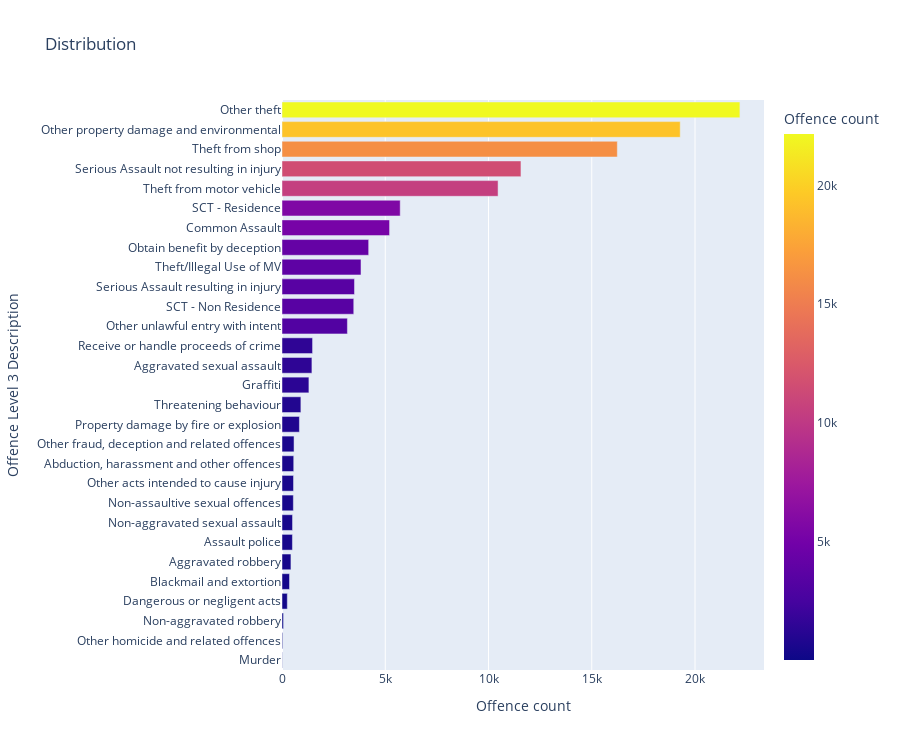

The code cell stored with this chart in its notebook:
### Markdown cell above
INSIGHTS
- FOUR most common offences are
  1) THEFT AND RELATED OFFENCES (45.4%)
  2) PROPERTY DAMAGE AND ENVIRONMENTAL (18%)
  3) ACTS INTENDED TO CAUSE INJURY (17.9%)
  4) SERIOUS CRIMINAL TRESPASS (10.4%)
- THESE are responsible for more than 90% of total offences recorded.

### Code cell
OL3 = data.groupby(by =["Offence Level 3 Description"])[["Offence count"]].sum().sort_values(by="Offence count",ascending=False)

OL3 = OL3.sort_values(by="Offence count")
fig = px.bar(OL3, x = OL3["Offence count"],y=OL3.index, title='Distribution',
             color = OL3["Offence count"],
            width=900,
            height=750)
fig.show()

### Figure 1 — Plotly figure (JSON) as saved in the notebook; plotly's stock layout.template omitted (floating-point values rounded to 4 significant figures)
{"data": [{"alignmentgroup": "True", "hovertemplate": "Offence count=%{marker.color}<br>Offence Level 3 Description=%{y}<extra></extra>", "legendgroup": "", "marker": {"color": [12, 33, 74, 257, 364, 433, 505, 510, 550, 558, 568, 583, 843, 914, 1303, 1449, 1480, 3167, 3475, 3509, 3825, 4197, 5209, 5724, 10463, 11571, 16238, 19283, 22173], "coloraxis": "coloraxis", "pattern": {"shape": ""}}, "name": "", "offsetgroup": "", "orientation": "h", "showlegend": false, "textposition": "auto", "type": "bar", "x": [12, 33, 74, 257, 364, 433, 505, 510, 550, 558, 568, 583, 843, 914, 1303, 1449, 1480, 3167, 3475, 3509, 3825, 4197, 5209, 5724, 10463, 11571, 16238, 19283, 22173], "xaxis": "x", "y": ["Murder", "Other homicide and related offences", "Non-aggravated robbery", "Dangerous or negligent acts", "Blackmail and extortion", "Aggravated robbery", "Assault police", "Non-aggravated sexual assault", "Non-assaultive sexual offences", "Other acts intended to cause injury", "Abduction, harassment and other offences", "Other fraud, deception and related offences", "Property damage by fire or explosion", "Threatening behaviour", "Graffiti", "Aggravated sexual assault", "Receive or handle proceeds of crime", "Other unlawful entry with intent", "SCT - Non Residence", "Serious Assault resulting in injury", "Theft/Illegal Use of MV", "Obtain benefit by deception", "Common Assault", "SCT - Residence", "Theft from motor vehicle", "Serious Assault not resulting in injury", "Theft from shop", "Other property damage and environmental", "Other theft"], "yaxis": "y"}], "layout": {"barmode": "relative", "coloraxis": {"colorbar": {"title": {"text": "Offence count"}}, "colorscale": [[0, "#0d0887"], [0.1111, "#46039f"], [0.2222, "#7201a8"], [0.3333, "#9c179e"], [0.4444, "#bd3786"], [0.5556, "#d8576b"], [0.6667, "#ed7953"], [0.7778, "#fb9f3a"], [0.8889, "#fdca26"], [1, "#f0f921"]]}, "height": 750, "legend": {"tracegroupgap": 0}, "title": {"text": "Distribution"}, "width": 900, "xaxis": {"anchor": "y", "autorange": true, "domain": [0, 1], "range": [0, 23340], "title": {"text": "Offence count"}, "type": "linear"}, "yaxis": {"anchor": "x", "autorange": true, "domain": [0, 1], "range": [-0.5, 28.5], "title": {"text": "Offence Level 3 Description"}, "type": "category"}}}
